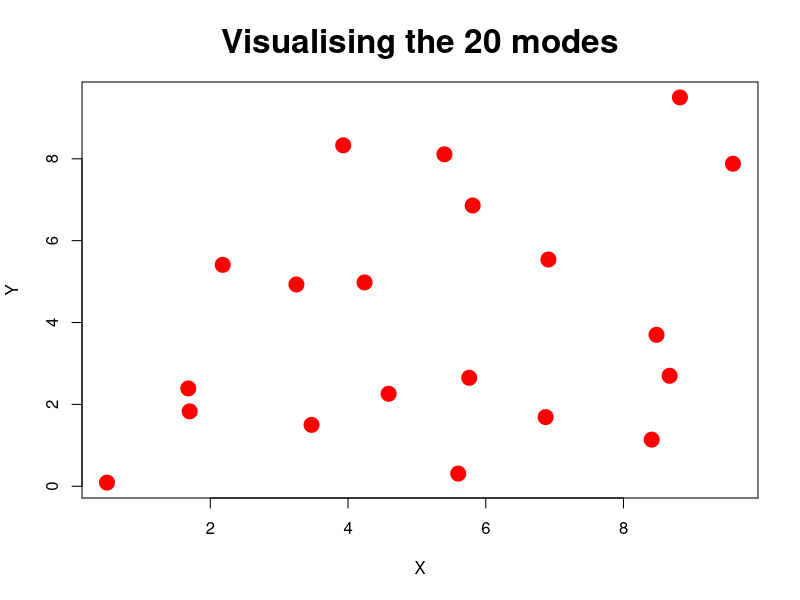

Source code (R):
#### defining the 20 modal target

## Means taken from Kou et. al. 2006
means <- matrix(c(
  2.18, 5.76, 
  8.67, 9.59, 
  4.24, 8.48, 
  8.41, 1.68, 
  3.93, 8.82, 
  3.25, 3.47, 
  1.70, 0.50, 
  4.59, 5.60, 
  6.91, 5.81, 
  6.87, 5.40, 
  5.41, 2.65, 
  2.70, 7.88, 
  4.98, 3.70, 
  1.14, 2.39, 
  8.33, 9.50, 
  4.93, 1.50, 
  1.83, 0.09, 
  2.26, 0.31, 
  5.54, 6.86, 
  1.69, 8.11
), ncol = 2, byrow = FALSE)

target <- function(x, var = 0.05){
  ## Defining the likelihood for the 20 modal target
  like <- 0
  for(i in 1:20){
    den <- exp(-0.5 * ((x[1] - means[i,1])^2 + (x[2] - means[i,2])^2) / var)
    like <- like + den
  }
  like <- (1/20) * like
  like <- (1/sqrt(2*pi*var)) * like
  return(like)
}

## Visulaising the location of the modes
par(mfrow = c(1,1))
plot(means, col = "red", pch = 19, cex = 2,
     main = "Visualising the 20 modes",
     xlab = "X", ylab = "Y",
     cex.main = 2)

## Definfing log target and grad log

log_target <- function(x, var = 0.05){
  ## Compute log of the unnormalized target
  print(log(target(x, var)))
  return(log(target(x, var)))
}

grad_log <- function(x, var = 0.05){
  ## Defining the gradient of the log target
  
  # Compute squared distances and exponent terms
  diffs <- means - matrix(x, nrow = nrow(means), ncol = ncol(means), byrow = TRUE)
  squared_norms <- rowSums(diffs^2)
  exp_terms <- exp(-squared_norms / (2 * var))
  
  # Compute gradient
  weights <- exp_terms / sum(exp_terms)
  gradient <- colSums(weights * diffs) / var
  
  print(gradient)
  return(gradient)
}

## Defining the sampler
########## Leapfrog 
conformalLF <- function(p,x,
                        L,eps,
                        G){
  
  ## Progressing the position and momentum L*eps time ahead
  for(j in 1:L){
    # Leap Frog Steps
    ## Step-1
    p <- p - (eps/2)*grad_log(x)
    
    ## Step-2
    x <- x + (1/G)*(exp(G*eps/2) - 1)*p
    p <- exp(G*eps/2)*p
    
    ## Step-1
    p <- p - (eps/2)*grad_log(x)
  }
  ## Time incremented State
  print(list(p,x))
  return(list(p,x))
}


################# Good Starting Values for parameters ####
find_start_e <- function(x, max_iter = 5){
  e <- 1
  p <- rnorm(2)
  g0 <- 0.1
  
  new_st <- conformalLF(p,x,1,e,g0)
  
  log_st_ratio <- (-sum(new_st[[1]]^2)/2 + log_target(new_st[[2]])) - 
                  (-sum(p^2)/2 + log_target(x))
  
  if (log_st_ratio > log(0.5)){
    a <- 1
  }else{
    a <- -1
  }
  
  count <- 1
  while((log_st_ratio) < log(0.5) & count < max_iter){
    e <- (2^a)*e
    new_st <- conformalLF(new_st[[1]],new_st[[2]],1,e,g0)
    log_st_ratio <- (-sum(new_st[[1]]^2)/2 + log_target(new_st[[2]])) -
                    (-sum(p^2)/2 + log_target(x))
    count <- count + 1
  }
  
  print(e)
  return(e)
}

find_start_G <- function(x, max_iter = 5){
  G <- 1
  p <- rnorm(2)
  e0 <- 0.1
  
  new_st <- conformalLF(p,x,1,e0,G)
  log_st_ratio <- (sum(new_st[[1]]^2)/2 + log_target(new_st[[2]])) - 
                  (sum(p^2)/2 + log_target(x))
  if (log_st_ratio > log(0.5)){
    a <- 1
  }else{
    a <- -1
  }
  
  count <- 1
  while(log_st_ratio < log(0.5) & count < max_iter){
    G <- (2^a)*G
    new_st <- conformalLF(new_st[[1]],new_st[[2]],1,e0,G)
    st_ratio <- (sum(new_st[[1]]^2)/2 + log_target(new_st[[2]])) - 
                (sum(p^2)/2 + log_target(x))
    count <- count + 1
  }
  print(G)
  return(G)
}

################# The exploration routine #################

BuildTree <- function(x,p,e,g,
                      del_max = 1e-6, max_iter = 10){
  
  ## Initialise values
  x_pls <- x
  x_min <- x
  p_pls <- p
  p_min <- p
  
  s = 1
  j = 1
  
  while(s < max_iter){
    ## Sample a direction
    v <- 2*rbinom(1,1,0.5) - 1
    
    ## Negative motion
    if(v == -1){
      for(i in 1:j){
        new_st <- conformalLF(p_min,x_min,1,e,g)
        p_min <- new_st[[1]]
        x_min <- new_st[[2]]
        ## Check the condition
        if(sum((x_min - x_pls)*p_min) <= del_max){
          return(c((i + j),v))
        }
      }
    }else{ ## Positive motion
      for(i in 1:j){
        new_st <- conformalLF(p_pls,x_pls,1,e,g)
        p_pls <- new_st[[1]]
        x_pls <- new_st[[2]]
        ## Check the condition
        if(sum((x_pls - x_min)*p_pls) <= del_max){
          return(c((i + j),v))
        }
      }
    }
    j <- 2*j
    s <- s + 1
  }
  return(c(j,v))
}

################# The Bishop and Knight Algorithm #################

KnBSampler <- function(N = 1e5){ ## only argument is sample size
  
  ## Initialising Values
  samples <- matrix(0, nrow = N, ncol = 2)
  samples[1,] <- c(2.18, 5.76) ## Starting point
  momentum <- matrix(rnorm(2*N), nrow = N, ncol = 2)
  accept <- 0
  
  ## Initialising the parameters
  e <- find_start_e(samples[1,])
  g <- find_start_G(samples[1,])
  
  ## Setting hyper-params
  mu1 <- log(10*e)
  mu2 <- log(10*g)
  e0 <- 1
  g0 <- 0.5
  H0 <- 0
  H <- H0
  gamma <- 0.05
  t0 <- 10
  kappa <- 0.75
  Madapt <- 1e3
  
  L_tot <- 0
  a <- 0
  
  ## Tuning Loop
  for(i in 2:Madapt){
    print(i)
    p <- momentum[i,]
    x <- samples[i,]
    ret <- BuildTree(x,p,e,g)
    
    ## Adaptation of e and G
    H <- (1 - 1/(i + t0))*H + (1/(i + t0))*(0.65 - min(1,exp(a)))
    
    ## Epsilon
    e <- exp(mu1 - sqrt(i)/gamma*H)
    e0 <- exp(i^(-kappa)*log(e) + (1 - i^(-kappa))*log(e0))
    
    ## Gamma
    sign <- 1
    if (g < 0){
      g <- -g 
      sign <- -1
    }
    g <- exp(mu2 - sqrt(i)/gamma*H)
    g0 <- exp(i^(-kappa)*log(e) + (1 - i^(-kappa))*log(g0))
    g <- sign*g
    
    ## L
    L <- ret[1]
    v <- ret[2]
    L_tot <- L_tot + L
    
    ## The leaping frog
    ret <- conformalLF(p,x,L,v*e0,g0)
    p_prop <- ret[[1]]
    x_prop <- ret[[2]]
    
    ## Energy Calc
    eng.curr <- -log_target(x) + sum(p^2)/2
    eng.prop <- -log_target(x_prop) + sum(p_prop^2)/2
    
    ## acceptance ratio 
    a <- (eng.curr - eng.prop)
    
    ## Acceptance and Flips
    if(log(runif(1)) <= a){
      samples[i,] <- x_prop
      accept <- accept + 1
      g <- -g
    }
    else{
      samples[i,] <- samples[i-1,]
    }
    
  }
  
  ## Setting the parameters
  e <- e0
  L <- L_tot/Madapt
  
  if(g < 0){
    g <- -g0
  }else{
    g <- g0
  }
  
  print(paste("Final Epsilon: ", e0))
  print(paste("Final Gamma: ", g0))
  print(paste("Average L: ", L_tot/N))
  
  ## The main loop
  for(i in 2:N){
    p <- momentum[i,]
    x <- samples[i-1,]
    ret <- BuildTree(x,p,e,g)
    
    ## The leaping frog
    ret <- conformalLF(p,x,L,v*e,g)
    p_prop <- ret[[1]]
    x_prop <- ret[[2]]
    
    ## Energy Calc
    eng.curr <- -log_target(x) + sum(p^2)/2
    eng.prop <- -log_target(x_prop) + sum(p_prop^2)/2
    
    ## acceptance ratio 
    a <- (eng.curr - eng.prop)
    
    ## Acceptance and Flips
    if(log(runif(1)) <= a){
      samples[i,] <- x_prop
      accept <- accept + 1
      g <- -g
    }
    else{
      samples[i,] <- samples[i-1,]
    }
  }
  
  ## Printing acceptance rate
  print(paste("Acceptance Rate: ",accept/N))
  
  return(samples)
}
